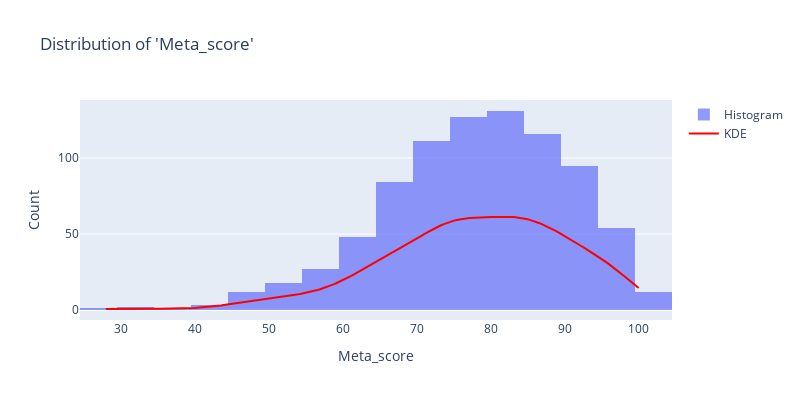

Notebook code cell kept with this figure:
### Markdown cell above
#### Meta_score  Numerica (quantitativa continua)

### Code cell
#Distribuição de Meta_score
plot_distribution(raw_df, col_name = 'Meta_score')

### Figure 1 — Plotly figure (JSON) as saved in the notebook; plotly's stock layout.template omitted (floating-point values rounded to 4 significant figures; data arrays with more than 128 entries replaced by an {"elided": "..."} marker saying what was removed)
{"data": [{"name": "Histogram", "nbinsx": 30, "opacity": 0.7, "type": "histogram", "x": {"elided": "842 float values"}}, {"line": {"color": "red"}, "mode": "lines", "name": "KDE", "type": "scatter", "x": {"elided": "200 float values"}, "y": {"elided": "200 float values"}}], "layout": {"height": 400, "title": {"text": "Distribution of 'Meta_score'"}, "width": 800, "xaxis": {"title": {"text": "Meta_score"}}, "yaxis": {"title": {"text": "Count"}}}}
